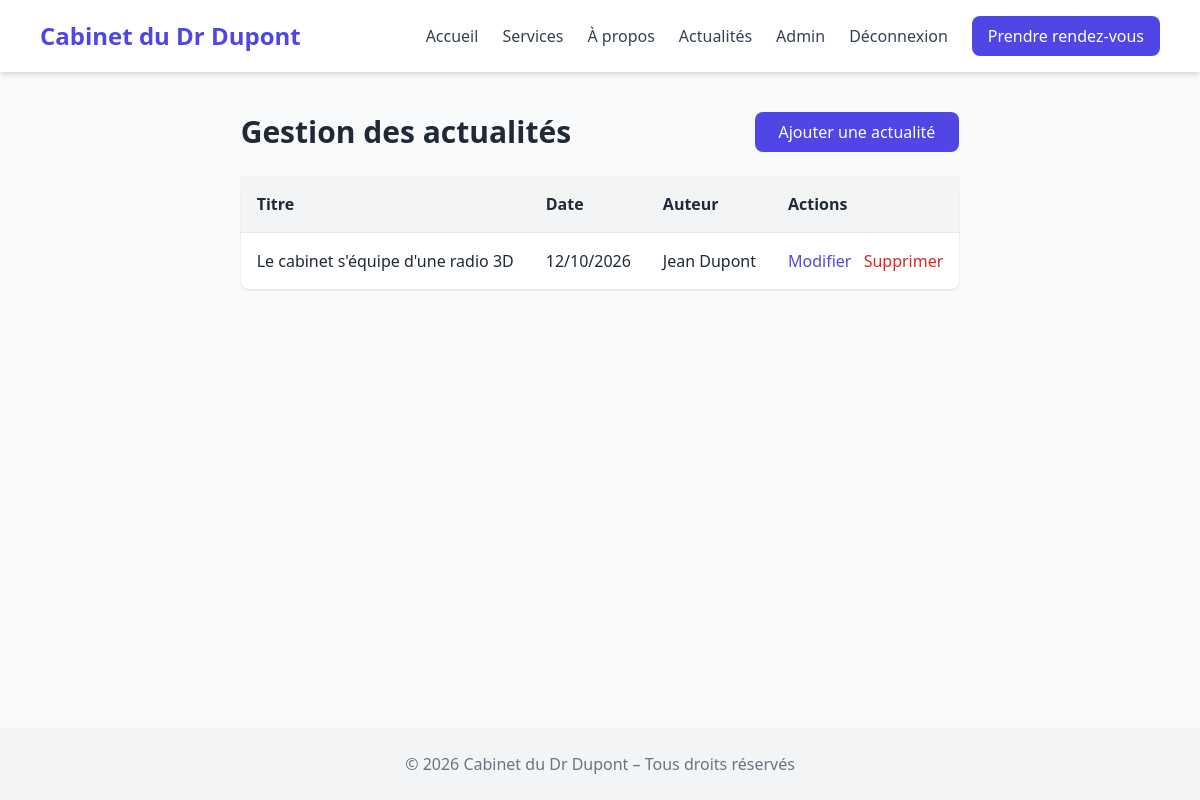
The page /index.php?page=admin-news (signed in) on the database its author committed.
### tables this page shows
CREATE TABLE `news` (
  `id` int(11) NOT NULL,
  `title` varchar(255) NOT NULL,
  `content` text NOT NULL,
  `image` varchar(255) DEFAULT NULL,
  `published_at` datetime NOT NULL DEFAULT current_timestamp(),
  `user_id` int(11) NOT NULL
);

### controllers/AdminController.php (called while the page is built, shortened)
<?php
require_once __DIR__ . '/../models/NewsManager.php';
class AdminController {
    public function adminNews() {
        $newsManager = new NewsManager();
        $newsList = $newsManager->getAllNews();
        require 'views/admin-news.php';
    }
}

### models/NewsManager.php (called while the page is built, shortened)
<?php
require_once __DIR__ . '/News.php';
class NewsManager {
    private function connectDB(): PDO
    {
        $pdo = new PDO(
            'mysql:host=' . DB_HOST . ';dbname=' . DB_NAME . ';charset=utf8mb4',
            DB_USER,
            DB_PASS
        );
        $pdo->setAttribute(PDO::ATTR_ERRMODE, PDO::ERRMODE_EXCEPTION);
        return $pdo;
    }
    public function getAllNews(): array
    {
        $pdo = $this->connectDB();
        $request = $pdo->query('
            SELECT news.*, CONCAT(users.firstname, " ", users.lastname) AS author_name
            FROM news
            INNER JOIN users ON users.id = news.user_id
            ORDER BY news.published_at DESC
        ');
        $newsList = [];
        foreach ($request->fetchAll() as $data) {
            $newsList[] = new News($data);
        }
        return $newsList;
    }
}

### models/News.php (called while the page is built, shortened)
<?php
class News {
    private int $id;
    private string $title;
    private string $publishedAt;
    private ?string $authorName;
    public function __construct(array $data) {
        $this->id = (int) $data['id'];
        $this->title = $data['title'];
        $this->publishedAt = $data['published_at'];
        $this->authorName = $data['author_name'] ?? null;
    }
    public function getId(): int { return $this->id; }
    public function getTitle(): string { return $this->title; }
    public function getPublishedAt(): string { return $this->publishedAt; }
    public function getAuthorName(): ?string { return $this->authorName; }
}

### views/admin-news.php (the view, shortened to what this page needs)
<?php include 'header.php'; ?>
<div class="flex flex-wrap justify-between items-center gap-4 mb-6">
  <h1 class="text-3xl font-bold">Gestion des actualités</h1>
  <a href="index.php?page=create-news" class="bg-indigo-600 text-white px-6 py-2 rounded-lg hover:bg-indigo-700">Ajouter une actualité</a>
</div>
<table class="w-full bg-white shadow rounded-lg">
  <thead class="bg-gray-100 text-left">
    <tr>
      <th class="p-4">Titre</th>
      <th class="p-4">Date</th>
      <th class="p-4">Auteur</th>
      <th class="p-4">Actions</th>
    </tr>
  </thead>
  <tbody>
    <?php foreach ($newsList as $news) { ?>
      <tr class="border-t">
        <td class="p-4"><?= htmlspecialchars($news->getTitle()) ?></td>
        <td class="p-4"><?= date('d/m/Y', strtotime($news->getPublishedAt())) ?></td>
        <td class="p-4"><?= htmlspecialchars($news->getAuthorName() ?? '') ?></td>
        <td class="p-4 space-x-2">
          <a href="index.php?page=update-news&id=<?= $news->getId() ?>" class="text-indigo-600 hover:underline">Modifier</a>
          <form action="index.php?page=delete-news" method="POST" class="inline delete-form">
            <button class="text-red-600 hover:underline">Supprimer</button>
          </form>
        </td>
      </tr>
    <?php } ?>
  </tbody>
</table>
<?php include 'footer.php'; ?>

### rows shown on the page
news: title "Le cabinet s'équipe d'une radio 3D", published_at "12/10/2026", AuthorName "Jean Dupont"

### other values the page prints
$label "Accueil"
$label "Services"
$label "À propos"
$label "Actualités"
